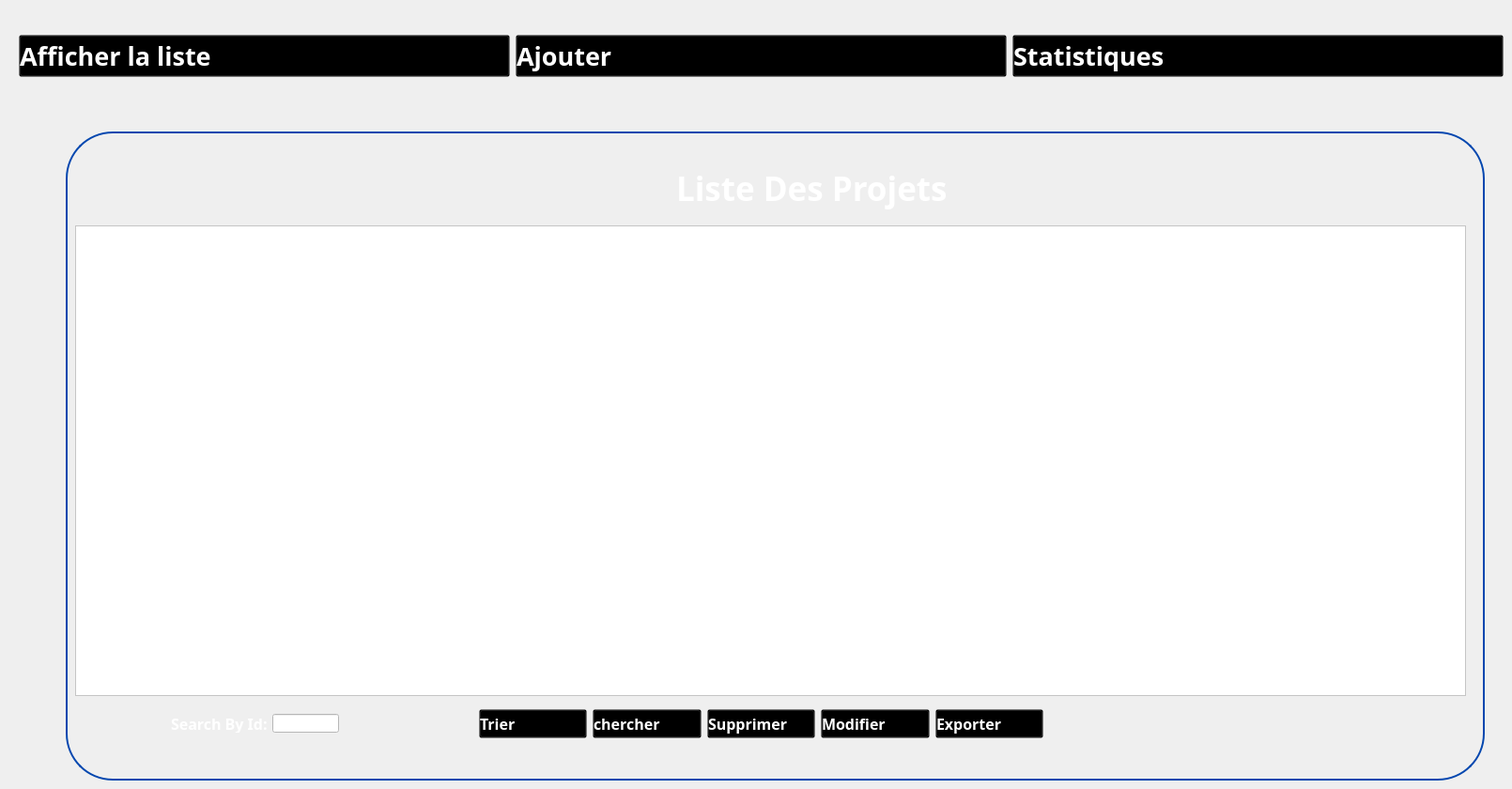
   <widget class="QWidget" name="listeprojet">
    <widget class="QWidget" name="horizontalLayoutWidget_6">
     <property name="geometry">
      <rect>
       <x>20</x>
       <y>20</y>
       <width>1581</width>
       <height>80</height>
      </rect>
     </property>
     <layout class="QHBoxLayout" name="horizontalLayout_9">
      <item>
       <widget class="QPushButton" name="pushButton_96">
        <property name="font">
         <font>
          <family>Gill Sans MT</family>
          <pointsize>20</pointsize>
          <weight>75</weight>
          <bold>true</bold>
         </font>
        </property>
        <property name="styleSheet">
         <string notr="true">QPushButton:hover {
    color: blue;
    background: transparent;
}

QPushButton {
    text-align: left;
    background: transparent;
    color: rgb(255,255,255);
}
</string>
        </property>
        <property name="text">
         <string>Afficher la liste</string>
        </property>
        <property name="icon">
         <iconset resource="ressource.qrc">
          <normaloff>:/image/liste-de-souhaits.png</normaloff>:/image/liste-de-souhaits.png</iconset>
        </property>
        <property name="iconSize">
         <size>
          <width>50</width>
          <height>46</height>
         </size>
        </property>
       </widget>
      </item>
      <item>
       <widget class="QPushButton" name="pushButton_97">
        <property name="font">
         <font>
          <family>Gill Sans MT</family>
          <pointsize>20</pointsize>
          <weight>75</weight>
          <bold>true</bold>
         </font>
        </property>
        <property name="styleSheet">
         <string notr="true">QPushButton:hover {
    color: blue;
    background: transparent;
}

QPushButton {
    text-align: left;
    background: transparent;
    color: rgb(255,255,255);
}
</string>
        </property>
        <property name="text">
         <string>Ajouter </string>
        </property>
        <property name="icon">
         <iconset resource="ressource.qrc">
          <normaloff>:/image/image (3).png</normaloff>:/image/image (3).png</iconset>
        </property>
        <property name="iconSize">
         <size>
          <width>50</width>
          <height>46</height>
         </size>
        </property>
       </widget>
      </item>
      <item>
       <widget class="QPushButton" name="pushButton_98">
        <property name="font">
         <font>
          <family>Gill Sans MT</family>
          <pointsize>20</pointsize>
          <weight>75</weight>
          <bold>true</bold>
         </font>
        </property>
        <property name="styleSheet">
         <string notr="true">QPushButton:hover {
    color: blue;
    background: transparent;
}

QPushButton {
    text-align: left;
    background: transparent;
    color: rgb(255,255,255);
}

</string>
        </property>
        <property name="text">
         <string>Statistiques</string>
        </property>
        <property name="icon">
         <iconset resource="ressource.qrc">
          <normaloff>:/image/graphique.png</normaloff>:/image/graphique.png</iconset>
        </property>
        <property name="iconSize">
         <size>
          <width>50</width>
          <height>46</height>
         </size>
        </property>
       </widget>
      </item>
     </layout>
    </widget>
    <widget class="QGroupBox" name="groupBox_4">
     <property name="geometry">
      <rect>
       <x>70</x>
       <y>140</y>
       <width>1511</width>
       <height>691</height>
      </rect>
     </property>
     <property name="styleSheet">
      <string notr="true">
QGroupBox {
	border-radius:50px;
    border: 2px solid #0447AF; /* Red border */
}
</string>
     </property>
     <property name="title">
      <string/>
     </property>
     <widget class="QLabel" name="label_6">
      <property name="geometry">
       <rect>
        <x>120</x>
        <y>10</y>
        <width>81</width>
        <height>81</height>
       </rect>
      </property>
      <property name="text">
       <string/>
      </property>
      <property name="pixmap">
       <pixmap>:/Desktop/imageprojetcpp/gestion-de-projet.png</pixmap>
      </property>
      <property name="scaledContents">
       <bool>true</bool>
      </property>
     </widget>
     <widget class="QLabel" name="label_15">
      <property name="geometry">
       <rect>
        <x>650</x>
        <y>30</y>
        <width>291</width>
        <height>61</height>
       </rect>
      </property>
      <property name="font">
       <font>
        <family>Plus Jakarta Sans</family>
        <pointsize>26</pointsize>
        <weight>75</weight>
        <bold>true</bold>
       </font>
      </property>
      <property name="styleSheet">
       <string notr="true">color:white;
    background: transparent;
</string>
      </property>
      <property name="text">
       <string>Liste Des Projets</string>
      </property>
     </widget>
     <widget class="QGroupBox" name="horizontalGroupBox_6">
      <property name="geometry">
       <rect>
        <x>620</x>
        <y>240</y>
        <width>151</width>
        <height>121</height>
       </rect>
      </property>
      <property name="styleSheet">
       <string notr="true">background:transparent;
border:transparent;</string>
      </property>
      <layout class="QVBoxLayout" name="verticalLayout_14"/>
     </widget>
     <widget class="QLineEdit" name="lineEdit_5">
      <property name="geometry">
       <rect>
        <x>110</x>
        <y>620</y>
        <width>111</width>
        <height>20</height>
       </rect>
      </property>
      <property name="font">
       <font>
        <family>Plus Jakarta Sans</family>
        <pointsize>12</pointsize>
        <weight>75</weight>
        <bold>true</bold>
       </font>
      </property>
      <property name="styleSheet">
       <string notr="true">background:transparent;
border-radius:20px;
border-color:blue;
color:white;</string>
      </property>
      <property name="text">
       <string>Search By Id:</string>
      </property>
     </widget>
     <widget class="QTableView" name="tableView_projet">
      <property name="geometry">
       <rect>
        <x>10</x>
        <y>100</y>
        <width>1481</width>
        <height>501</height>
       </rect>
      </property>
      <property name="styleSheet">
       <string notr="true">color:rgb(0, 0, 127);
background:white;</string>
      </property>
     </widget>
     <widget class="QWidget" name="horizontalLayoutWidget">
      <property name="geometry">
       <rect>
        <x>440</x>
        <y>610</y>
        <width>601</width>
        <height>41</height>
       </rect>
      </property>
      <layout class="QHBoxLayout" name="horizontalLayout_2">
       <item>
        <widget class="QPushButton" name="pushButton_trier_2">
         <property name="font">
          <font>
           <family>Gill Sans MT</family>
           <pointsize>12</pointsize>
           <weight>75</weight>
           <bold>true</bold>
          </font>
         </property>
         <property name="styleSheet">
          <string notr="true">QPushButton:hover {
    color: red;
    background: transparent;
}

QPushButton {
    text-align: left;
    background: transparent;
    color: rgb(255,255,255);
}

</string>
         </property>
         <property name="text">
          <string>Trier</string>
         </property>
         <property name="icon">
          <iconset>
           <normaloff>../../supprimer.png</normaloff>../../supprimer.png</iconset>
         </property>
         <property name="iconSize">
          <size>
           <width>20</width>
           <height>20</height>
          </size>
         </property>
        </widget>
       </item>
       <item>
        <widget class="QPushButton" name="pushButton_chercherprojet">
         <property name="font">
          <font>
           <family>Gill Sans MT</family>
           <pointsize>12</pointsize>
           <weight>75</weight>
           <bold>true</bold>
          </font>
         </property>
         <property name="styleSheet">
          <string notr="true">QPushButton:hover {
    color: red;
    background: transparent;
}

QPushButton {
    text-align: left;
    background: transparent;
    color: rgb(255,255,255);
}

</string>
         </property>
         <property name="text">
          <string>chercher</string>
         </property>
         <property name="icon">
          <iconset>
           <normaloff>../../supprimer.png</normaloff>../../supprimer.png</iconset>
         </property>
         <property name="iconSize">
          <size>
           <width>20</width>
           <height>20</height>
          </size>
         </property>
        </widget>
       </item>
       <item>
        <widget class="QPushButton" name="pushButton_deleteprojet">
         <property name="font">
          <font>
           <family>Gill Sans MT</family>
           <pointsize>12</pointsize>
           <weight>75</weight>
           <bold>true</bold>
          </font>
         </property>
         <property name="styleSheet">
          <string notr="true">QPushButton:hover {
    color: red;
    background: transparent;
}

QPushButton {
    text-align: left;
    background: transparent;
    color: rgb(255,255,255);
}

</string>
         </property>
         <property name="text">
          <string>Supprimer</string>
         </property>
         <property name="icon">
          <iconset>
           <normaloff>../../supprimer.png</normaloff>../../supprimer.png</iconset>
         </property>
         <property name="iconSize">
          <size>
           <width>20</width>
           <height>20</height>
          </size>
         </property>
        </widget>
       </item>
       <item>
        <widget class="QPushButton" name="pushButton_modifierprojet">
         <property name="font">
          <font>
           <family>Gill Sans MT</family>
           <pointsize>12</pointsize>
           <weight>75</weight>
           <bold>true</bold>
          </font>
         </property>
         <property name="styleSheet">
          <string notr="true">QPushButton:hover {
    color: red;
    background: transparent;
}

QPushButton {
    text-align: left;
    background: transparent;
    color: rgb(255,255,255);
}

</string>
         </property>
         <property name="text">
          <string>Modifier</string>
         </property>
         <property name="icon">
          <iconset>
           <normaloff>:/Desktop/imageprojetcpp/crayon.png</normaloff>:/Desktop/imageprojetcpp/crayon.png</iconset>
         </property>
         <property name="iconSize">
          <size>
           <width>17</width>
           <height>17</height>
          </size>
         </property>
        </widget>
       </item>
       <item>
        <widget class="QPushButton" name="pushButton_exportprojet">
         <property name="font">
          <font>
           <family>Gill Sans MT</family>
           <pointsize>12</pointsize>
           <weight>75</weight>
           <bold>true</bold>
          </font>
         </property>
         <property name="styleSheet">
          <string notr="true">QPushButton:hover {
    color: red;
    background: transparent;
}

QPushButton {
    text-align: left;
    background: transparent;
    color: rgb(255,255,255);
}

</string>
         </property>
         <property name="text">
          <string>Exporter</string>
         </property>
         <property name="icon">
          <iconset>
           <normaloff>:/Desktop/imageprojetcpp/pdf.png</normaloff>:/Desktop/imageprojetcpp/pdf.png</iconset>
         </property>
         <property name="iconSize">
          <size>
           <width>20</width>
           <height>20</height>
          </size>
         </property>
        </widget>
       </item>
      </layout>
     </widget>
     <widget class="QLineEdit" name="lineEdit_4">
      <property name="geometry">
       <rect>
        <x>220</x>
        <y>620</y>
        <width>71</width>
        <height>20</height>
       </rect>
      </property>
      <property name="styleSheet">
       <string notr="true">background:white;</string>
      </property>
     </widget>
    </widget>
   </widget>
